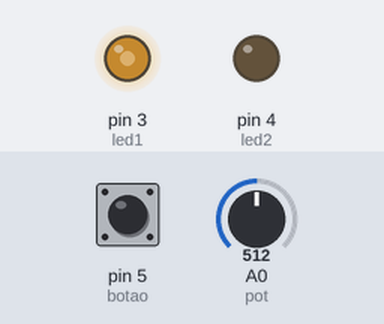
Bench run of a sketch on a simulated Arduino Uno, built with avr-gcc and run on an emulated ATmega328P. On the bench: output pins drawn as LEDs (lit = HIGH). Dashed ring = blinking. The test bench sets the inputs (shaded band); at power-on: pin 5 (botao) HIGH, A0 (pot) = 512.

Above: at 1.2 s.
1.3 s: pin 5 (botao) pulled LOW for 0.15 s
At 1.54 s:
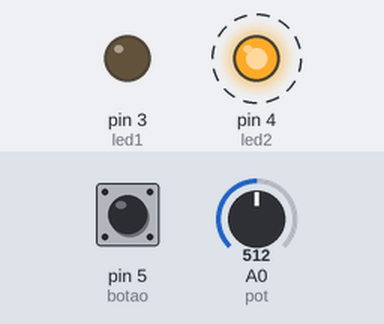
Timing chart, 0 to 10.3 s (numbered marks = the images above; inputs shaded):
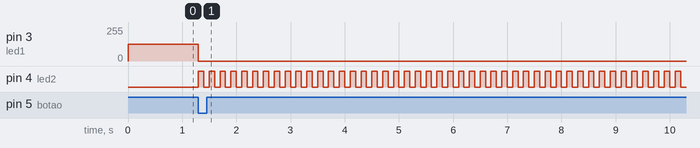

The sketch:

tividade_18_controle_de_velocidade_de_esteira_com_emergencia.ino
```cpp
int led1 = 3;
int led2 = 4;
int botao = 5;
int pot = A0;
int estadobotao = HIGH;
int valor_sensor = 0;
bool ledLigado = true;
unsigned long tempoAnterior = 0;
int intervalo = 100;
bool estadoLed = false;

void setup()
{
  pinMode(led1, OUTPUT);
  pinMode(led2, OUTPUT);
  pinMode(botao, INPUT_PULLUP);
  pinMode(pot, INPUT);


}

void loop()
{
    unsigned long tempoAtual = millis();

  	int leitura = digitalRead(botao);
	int valorsensor = analogRead(pot);
	int luzled = map(valorsensor, 0, 1023, 0, 255);

  if(leitura == LOW && estadobotao == HIGH){
	ledLigado = false;
  }
  if(ledLigado == true){
    analogWrite(led1, luzled);
}
   if(ledLigado == false &&(tempoAtual - tempoAnterior >= intervalo)){
  	  tempoAnterior = tempoAtual;
     estadoLed = !estadoLed;
     digitalWrite(led1, LOW);
     digitalWrite(led2, estadoLed);


   }


}
```

Measured:
- after the input at 1.3 s, pin 3 (led1): 127/255 → 0/255 at once; pin 4 (led2): alternates HIGH for 0.10 s and LOW for 0.10 s, starting at once
